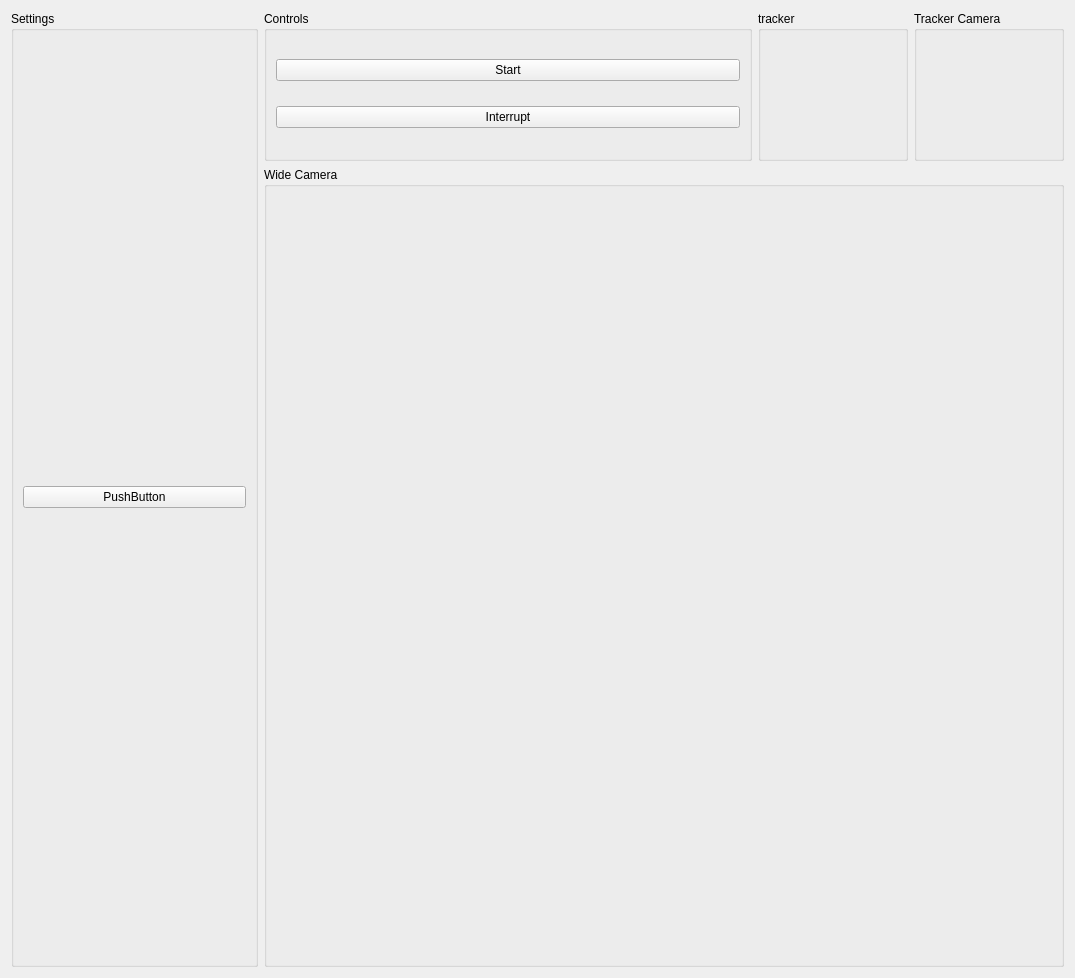
<?xml version="1.0" encoding="UTF-8"?>
<ui version="4.0">
 <class>Form</class>
 <widget class="QWidget" name="Form">
  <property name="geometry">
   <rect>
    <x>0</x>
    <y>0</y>
    <width>1075</width>
    <height>974</height>
   </rect>
  </property>
  <property name="windowTitle">
   <string>Form</string>
  </property>
  <property name="autoFillBackground">
   <bool>false</bool>
  </property>
  <property name="styleSheet">
   <string notr="true"/>
  </property>
  <layout class="QGridLayout" name="gridLayout_2" rowstretch="0,0,0">
   <item row="0" column="3">
    <widget class="QGroupBox" name="track_cam_groupBox">
     <property name="sizePolicy">
      <sizepolicy hsizetype="Fixed" vsizetype="Fixed">
       <horstretch>0</horstretch>
       <verstretch>0</verstretch>
      </sizepolicy>
     </property>
     <property name="minimumSize">
      <size>
       <width>150</width>
       <height>150</height>
      </size>
     </property>
     <property name="maximumSize">
      <size>
       <width>150</width>
       <height>150</height>
      </size>
     </property>
     <property name="baseSize">
      <size>
       <width>0</width>
       <height>0</height>
      </size>
     </property>
     <property name="styleSheet">
      <string notr="true"/>
     </property>
     <property name="title">
      <string>Tracker Camera</string>
     </property>
     <layout class="QVBoxLayout" name="verticalLayout_2"/>
    </widget>
   </item>
   <item row="1" column="1" rowspan="2" colspan="3">
    <widget class="QGroupBox" name="wide_cam_groupBox">
     <property name="sizePolicy">
      <sizepolicy hsizetype="Fixed" vsizetype="Fixed">
       <horstretch>0</horstretch>
       <verstretch>0</verstretch>
      </sizepolicy>
     </property>
     <property name="minimumSize">
      <size>
       <width>800</width>
       <height>800</height>
      </size>
     </property>
     <property name="maximumSize">
      <size>
       <width>800</width>
       <height>800</height>
      </size>
     </property>
     <property name="styleSheet">
      <string notr="true"/>
     </property>
     <property name="title">
      <string>Wide Camera</string>
     </property>
     <layout class="QVBoxLayout" name="verticalLayout_3"/>
    </widget>
   </item>
   <item row="0" column="1">
    <widget class="QGroupBox" name="controls_groupBox">
     <property name="sizePolicy">
      <sizepolicy hsizetype="Minimum" vsizetype="Preferred">
       <horstretch>0</horstretch>
       <verstretch>0</verstretch>
      </sizepolicy>
     </property>
     <property name="styleSheet">
      <string notr="true"/>
     </property>
     <property name="title">
      <string>Controls</string>
     </property>
     <layout class="QGridLayout" name="gridLayout">
      <item row="2" column="0" colspan="2">
       <widget class="QPushButton" name="interrupt_pushButton">
        <property name="styleSheet">
         <string notr="true"/>
        </property>
        <property name="text">
         <string>Interrupt</string>
        </property>
       </widget>
      </item>
      <item row="1" column="0" colspan="2">
       <widget class="QPushButton" name="start_pushButton">
        <property name="styleSheet">
         <string notr="true"/>
        </property>
        <property name="text">
         <string>Start</string>
        </property>
       </widget>
      </item>
     </layout>
    </widget>
   </item>
   <item row="0" column="0" rowspan="3">
    <widget class="QGroupBox" name="settings_groupBox">
     <property name="sizePolicy">
      <sizepolicy hsizetype="Minimum" vsizetype="Preferred">
       <horstretch>0</horstretch>
       <verstretch>0</verstretch>
      </sizepolicy>
     </property>
     <property name="styleSheet">
      <string notr="true"/>
     </property>
     <property name="title">
      <string>Settings</string>
     </property>
     <layout class="QGridLayout" name="gridLayout_3">
      <item row="0" column="0">
       <widget class="QPushButton" name="pushButton">
        <property name="text">
         <string>PushButton</string>
        </property>
       </widget>
      </item>
     </layout>
    </widget>
   </item>
   <item row="0" column="2">
    <widget class="QGroupBox" name="tracker_groupBox">
     <property name="sizePolicy">
      <sizepolicy hsizetype="Fixed" vsizetype="Fixed">
       <horstretch>0</horstretch>
       <verstretch>0</verstretch>
      </sizepolicy>
     </property>
     <property name="minimumSize">
      <size>
       <width>150</width>
       <height>150</height>
      </size>
     </property>
     <property name="maximumSize">
      <size>
       <width>150</width>
       <height>150</height>
      </size>
     </property>
     <property name="baseSize">
      <size>
       <width>0</width>
       <height>0</height>
      </size>
     </property>
     <property name="styleSheet">
      <string notr="true"/>
     </property>
     <property name="title">
      <string>tracker</string>
     </property>
     <layout class="QVBoxLayout" name="verticalLayout_4"/>
    </widget>
   </item>
  </layout>
 </widget>
 <resources/>
 <connections/>
</ui>
